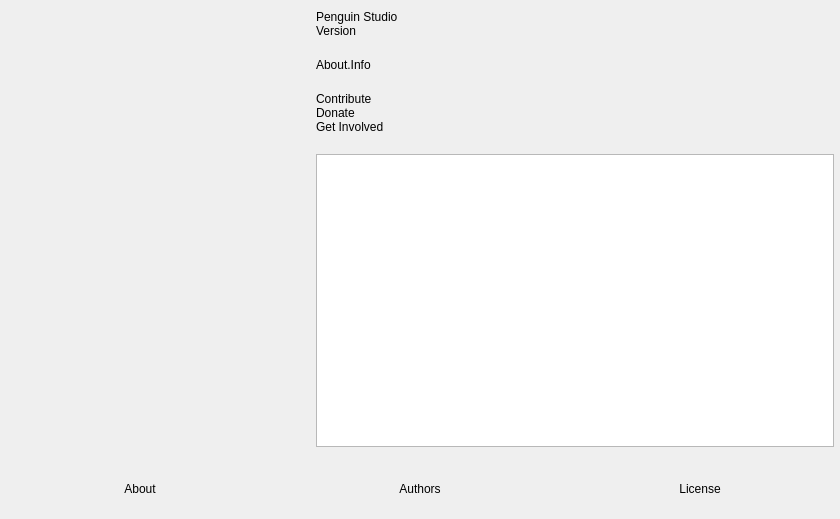
<?xml version="1.0" encoding="UTF-8"?>
<ui version="4.0">
 <class>OBSAbout</class>
 <widget class="QWidget" name="OBSAbout">
  <property name="geometry">
   <rect>
    <x>0</x>
    <y>0</y>
    <width>840</width>
    <height>519</height>
   </rect>
  </property>
  <property name="windowTitle">
   <string>About</string>
  </property>
  <layout class="QVBoxLayout" name="verticalLayout_2">
   <property name="leftMargin">
    <number>0</number>
   </property>
   <property name="topMargin">
    <number>0</number>
   </property>
   <property name="rightMargin">
    <number>0</number>
   </property>
   <property name="bottomMargin">
    <number>0</number>
   </property>
   <item>
    <layout class="QHBoxLayout" name="horizontalLayout_2">
     <property name="spacing">
      <number>30</number>
     </property>
     <property name="leftMargin">
      <number>30</number>
     </property>
     <property name="topMargin">
      <number>10</number>
     </property>
     <property name="rightMargin">
      <number>6</number>
     </property>
     <property name="bottomMargin">
      <number>6</number>
     </property>
     <item>
      <widget class="QLabel" name="icon">
       <property name="minimumSize">
        <size>
         <width>256</width>
         <height>256</height>
        </size>
       </property>
       <property name="maximumSize">
        <size>
         <width>256</width>
         <height>256</height>
        </size>
       </property>
       <property name="text">
        <string/>
       </property>
       <property name="pixmap">
        <pixmap>:res/images/penguin-studio.png</pixmap>
       </property>
       <property name="scaledContents">
        <bool>true</bool>
       </property>
      </widget>
     </item>
     <item>
      <layout class="QVBoxLayout" name="verticalLayout">
       <property name="spacing">
        <number>0</number>
       </property>
       <item>
        <widget class="QLabel" name="name">
         <property name="text">
          <string notr="true">Penguin Studio</string>
         </property>
        </widget>
       </item>
       <item>
        <widget class="QLabel" name="version">
         <property name="text">
          <string notr="true">Version</string>
         </property>
        </widget>
       </item>
       <item>
        <spacer name="verticalSpacer_2">
         <property name="orientation">
          <enum>Qt::Vertical</enum>
         </property>
         <property name="sizeType">
          <enum>QSizePolicy::Fixed</enum>
         </property>
         <property name="sizeHint" stdset="0">
          <size>
           <width>20</width>
           <height>20</height>
          </size>
         </property>
        </spacer>
       </item>
       <item>
        <widget class="QLabel" name="info">
         <property name="text">
          <string>About.Info</string>
         </property>
         <property name="wordWrap">
          <bool>true</bool>
         </property>
        </widget>
       </item>
       <item>
        <spacer name="verticalSpacer_3">
         <property name="orientation">
          <enum>Qt::Vertical</enum>
         </property>
         <property name="sizeType">
          <enum>QSizePolicy::Fixed</enum>
         </property>
         <property name="sizeHint" stdset="0">
          <size>
           <width>20</width>
           <height>20</height>
          </size>
         </property>
        </spacer>
       </item>
       <item>
        <widget class="QLabel" name="contribute">
         <property name="text">
          <string notr="true">Contribute</string>
         </property>
         <property name="wordWrap">
          <bool>true</bool>
         </property>
        </widget>
       </item>
       <item>
        <widget class="QLabel" name="donate">
         <property name="text">
          <string notr="true">Donate</string>
         </property>
        </widget>
       </item>
       <item>
        <widget class="QLabel" name="getInvolved">
         <property name="text">
          <string notr="true">Get Involved</string>
         </property>
        </widget>
       </item>
       <item>
        <spacer name="verticalSpacer">
         <property name="orientation">
          <enum>Qt::Vertical</enum>
         </property>
         <property name="sizeType">
          <enum>QSizePolicy::Fixed</enum>
         </property>
         <property name="sizeHint" stdset="0">
          <size>
           <width>20</width>
           <height>20</height>
          </size>
         </property>
        </spacer>
       </item>
       <item>
        <widget class="QTextBrowser" name="textBrowser">
         <property name="openExternalLinks">
          <bool>true</bool>
         </property>
        </widget>
       </item>
      </layout>
     </item>
    </layout>
   </item>
   <item>
    <widget class="QFrame" name="widget">
     <property name="minimumSize">
      <size>
       <width>0</width>
       <height>60</height>
      </size>
     </property>
     <layout class="QHBoxLayout" name="horizontalLayout">
      <property name="spacing">
       <number>0</number>
      </property>
      <property name="leftMargin">
       <number>0</number>
      </property>
      <property name="topMargin">
       <number>0</number>
      </property>
      <property name="rightMargin">
       <number>0</number>
      </property>
      <property name="bottomMargin">
       <number>0</number>
      </property>
      <item>
       <widget class="ClickableLabel" name="about">
        <property name="text">
         <string>About</string>
        </property>
        <property name="alignment">
         <set>Qt::AlignCenter</set>
        </property>
       </widget>
      </item>
      <item>
       <widget class="ClickableLabel" name="authors">
        <property name="text">
         <string>Authors</string>
        </property>
        <property name="alignment">
         <set>Qt::AlignCenter</set>
        </property>
       </widget>
      </item>
      <item>
       <widget class="ClickableLabel" name="license">
        <property name="text">
         <string>License</string>
        </property>
        <property name="alignment">
         <set>Qt::AlignCenter</set>
        </property>
       </widget>
      </item>
     </layout>
    </widget>
   </item>
  </layout>
 </widget>
 <customwidgets>
  <customwidget>
   <class>ClickableLabel</class>
   <extends>QLabel</extends>
   <header>components/ClickableLabel.hpp</header>
  </customwidget>
 </customwidgets>
 <resources/>
 <connections/>
</ui>
